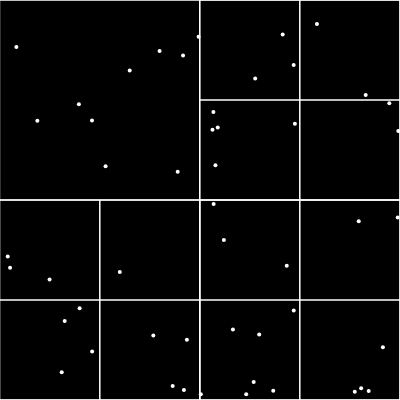
Frame 1 (no input)
Frame 60 (no input): identical to frame 1, image omitted
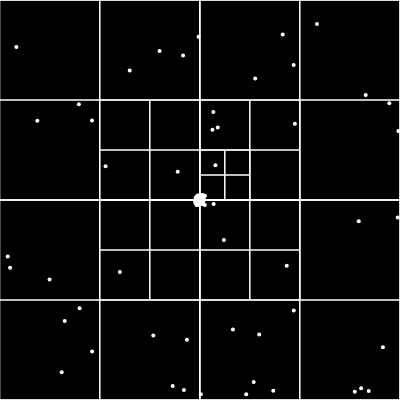
Frame 120 (the mouse pressed at the canvas centre since frame 60)

The p5.js sketch that drew these frames (run headless with seeded random() and noise() and a simulated clock; from frame 60 on, the mouse is pressed at the canvas centre):

// p5.js sketch
// ── sketch.js
let qt;
let count = 0;

function setup() {
    createCanvas(400 ,400) ;

    // centre point and half of width and height
    let boundary = new Rectangle(200 ,200 ,200 ,200);

    // each leave just could have 8 elements
    qt = new QuadTree( boundary , 8);

    console.log(qt);

    for (let i =0; i < 50; i ++) { //
        let p = new Point( Math.random() * 400 , Math.random() * 400) ;
        qt.insert(p);
    }
    background(0) ;
    qt.show() ;
}

function draw() {
    background(0);
    if ( mouseIsPressed ) {
        for (let i = 0; i < 1; i ++) {
            let m = new Point( mouseX + random( -5 ,5) , mouseY + random( -5 ,5) );
            qt.insert(m)
        }
    }
    background(0);
    qt.show();
}

// ── main.html
<!DOCTYPE html>
<html>
<head> QuadTree</head>
<body>
    <script src = "p5/p5.min.js"></script>
    <script src = "quadtree.js"></script>
    <script src = "sketch.js"></script>
</body>
</html>
// ── quadtree.js
class Point {
    constructor (x, y, userData ){
        this.x = x;
        this.y = y;
        this.userData = userData ;
    }
}
class Rectangle {
    constructor (x, y, w, h){
        this.x = x; // center
        this.y = y;
        this.w = w; // half width
        this.h = h; // half height
    }

    // verifica si este objeto contiene un objeto Punto
    contains(point) {
        return (point.x >= this.x - this.w &&
        point.x <= this.x + this.w &&
        point.y >= this.y - this.h &&
        point.y <= this.y + this.h);
    }

    // verifica si este objeto se intersecta con otro objeto Rectangle
    intersects(range) {
        return !(range.x - range.w > this.x + this.w ||
        range.x + range.w < this.x - this.w ||
        range.y - range.h > this.y + this.h ||
        range.y + range.h < this.y - this.h);
    }
}

class QuadTree {
    constructor(boundary, n) {
        if (!boundary) {
            throw TypeError('boundary is null or undefined');
        }

        if (!(boundary instanceof Rectangle)) {
            throw TypeError('boundary should be a Rectangle');
        }

        if (typeof n !== 'number') {
            throw TypeError('capacity should be a number but is a ${typeof n}');
        }

        if (n < 1) {
            throw RangeError('capacity must be greater than 0');
        }
        
        this.boundary = boundary; // Rectangule
        this.capacity = n; // Capacidad maxima de cada cuadrante
        this.points = []; // Vector, almacena los punto a almacenar
        this.divided = false;
    }

    // Divide el quadtree en 4 quadtrees
    subdivide() {
        let x = this.boundary.x;
        let y = this.boundary.y;
        let w = this.boundary.w / 2;
        let h = this.boundary.h / 2;

        // 1:  Creamos 4 hijos : qt_northeast  , qt_northwest,qt_southeast  , qt_southwest
        let qt_northeast = new Rectangle(x + w, y - h, w, h);
        let qt_northwest = new Rectangle(x - w, y - h, w, h);
        let qt_southeast = new Rectangle(x + w, y + h, w, h);
        let qt_southwest = new Rectangle(x - w, y + h, w, h);

        // 2:  Asignamos  los  QuadTree  creados a cada  hijo
        this.northeast = new QuadTree(qt_northeast, this.capacity);
        this.northwest = new QuadTree(qt_northwest, this.capacity);
        this.southeast = new QuadTree(qt_southeast, this.capacity);
        this.southwest = new QuadTree(qt_southwest, this.capacity);

        // 3. - Hacemos : this . divided  <- true
        this.divided = true;
    }

    insert(point) {
        // 1: Si el  punto no esta en los  limites ( boundary )del quadtree  Return
        if (!this.boundary.contains(point)) {
            return false;
        }

        // 2: Si ( this . points . length ) < ( this . capacity),
        if (this.points.length < this.capacity) {
            this.points.push(point); // 2.1  Insertamos  en el  vector  this . points
            return true;
        }
        else{ 
            // 2.2  Dividimos  si aun no ha sido  dividido
            if (!this.divided) {
                this.subdivide();
            }
            
            // 2.3  Insertamos en los 4 hijos
            if (this.northeast.insert(point) || this.northwest.insert(point) ||
                this.southeast.insert(point) || this.southwest.insert(point)) {
                return true;
            }
        }
    }

    show () {
        stroke(255) ;
        strokeWeight(1) ;
        noFill() ;
        rectMode( CENTER );
        rect( this.boundary.x, this.boundary.y, this.boundary.w * 2 , this.boundary.h * 2) ;
        if( this.divided ){
            this.northeast.show();
            this.northwest.show();
            this.southeast.show();
            this.southwest.show();
        }
        for (let p of this.points ){
            strokeWeight(4) ;
            point(p.x, p.y);
        }
    }
}
